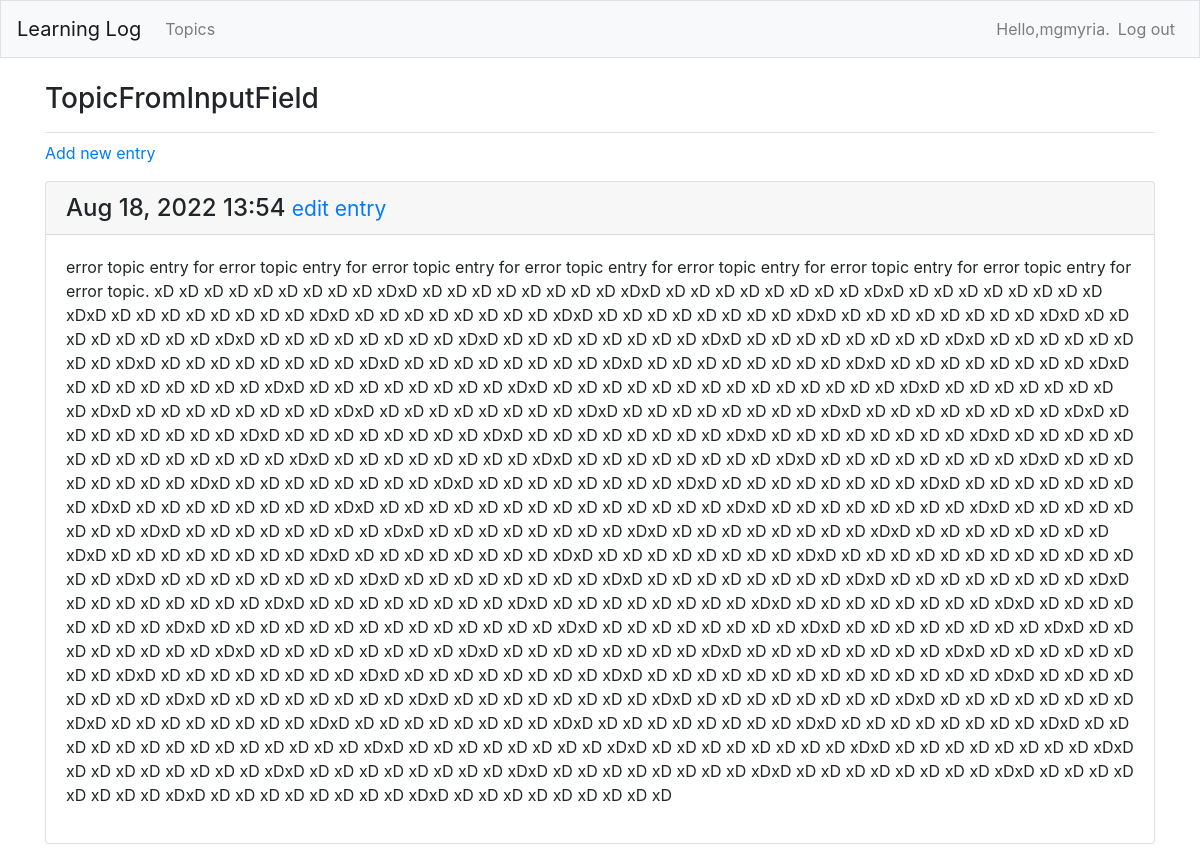
/ll/topics/4/ (signed in), run on an earlier commit of the app's database.
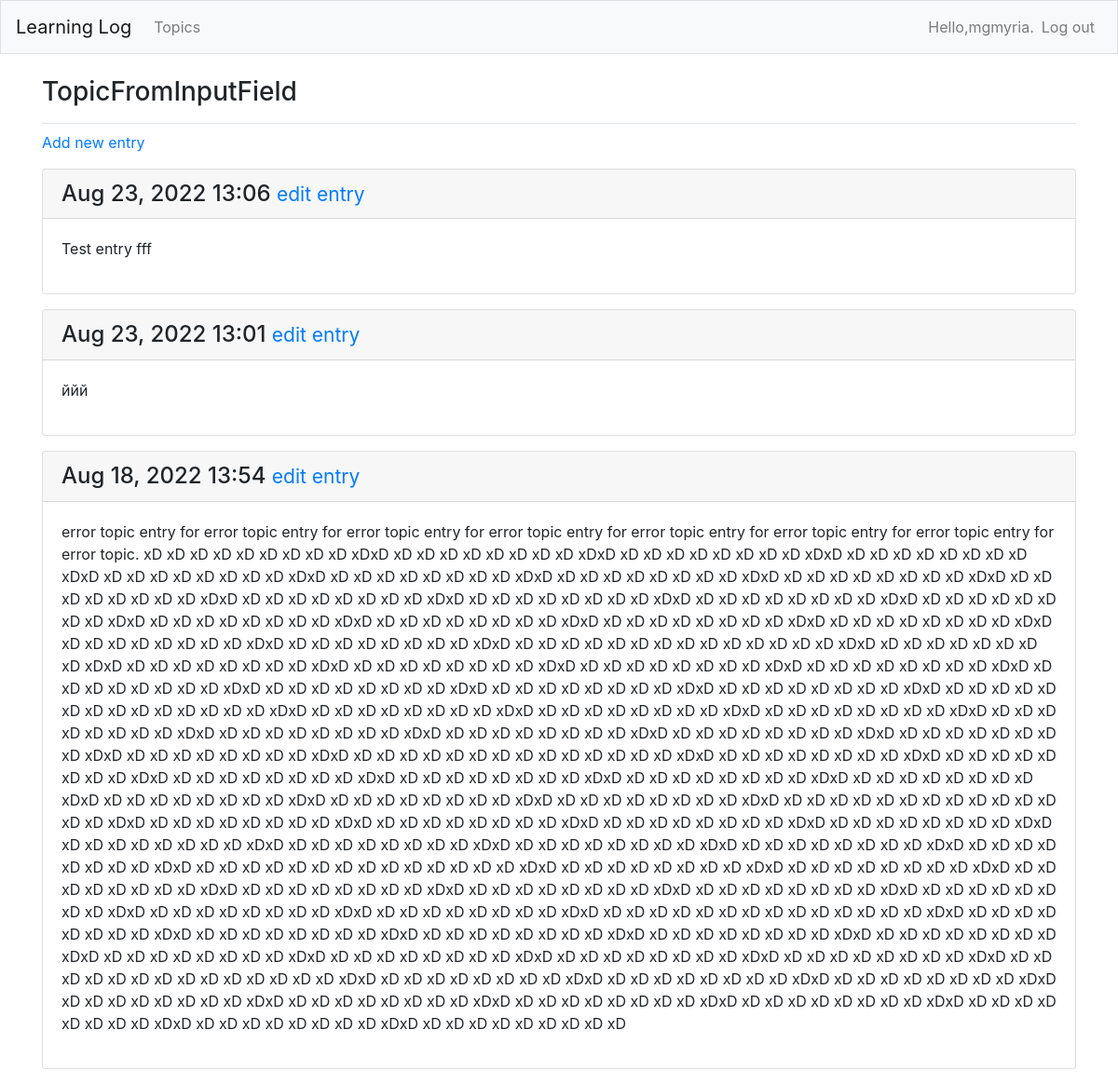
And on a later commit of the database.
### learning_logs/models.py (models this page shows, shortened)
class Entry(models.Model):
    topic = models.ForeignKey(Topic, on_delete=models.CASCADE)
    text = models.TextField()
    date_added = models.DateTimeField(auto_now_add=True)
    class Meta:
        verbose_name_plural = 'entries'

### learning_logs/views.py (the view)
# urls.py: path('topics/<int:topic_id>/', views.topic, name='topic'),
@login_required
def topic(request, topic_id):
    topic = get_object_or_404(Topic, id=topic_id)
    if topic.owner != request.user:
        raise Http404
    entries = topic.entry_set.order_by('-date_added')
    context = {'topic': topic, 'entries': entries}
    return render(request, 'learning_logs/topic.html', context)

### learning_logs/models.py (called while the page is built)
    def __str__(self):
        return self.text

### learning_logs/templates/learning_logs/topic.html
{% extends "learning_logs/base.html" %}
{% block page_header %}
  <h3>{{ topic }}</h3>
{% endblock page_header %}
{% block content %}
  <p>
    <a href="{% url 'learning_logs:new_entry' topic.id %}">Add new entry</a>
  </p>
{% for entry in entries %}
  <div class="card mb-3">
    <h4 class="card-header">
      {{ entry.date_added|date:'M d, Y H:i' }}
      <small><a href="{% url 'learning_logs:edit_entry' entry.id %}">edit entry</a> </small>
    </h4>
    <div class="card-body">
      {{ entry.text|linebreaks }}
    </div>
  </div>
{% empty %}
  <p>There are no entries for this topic yet.</p>
{% endfor %}
{% endblock content %}

What changed in the data, as far as the page shows it:
added Entry: date_added "Aug 23, 2022 13:06", text "Test entry fff"
added Entry: date_added "Aug 23, 2022 13:01", text "ййй"
